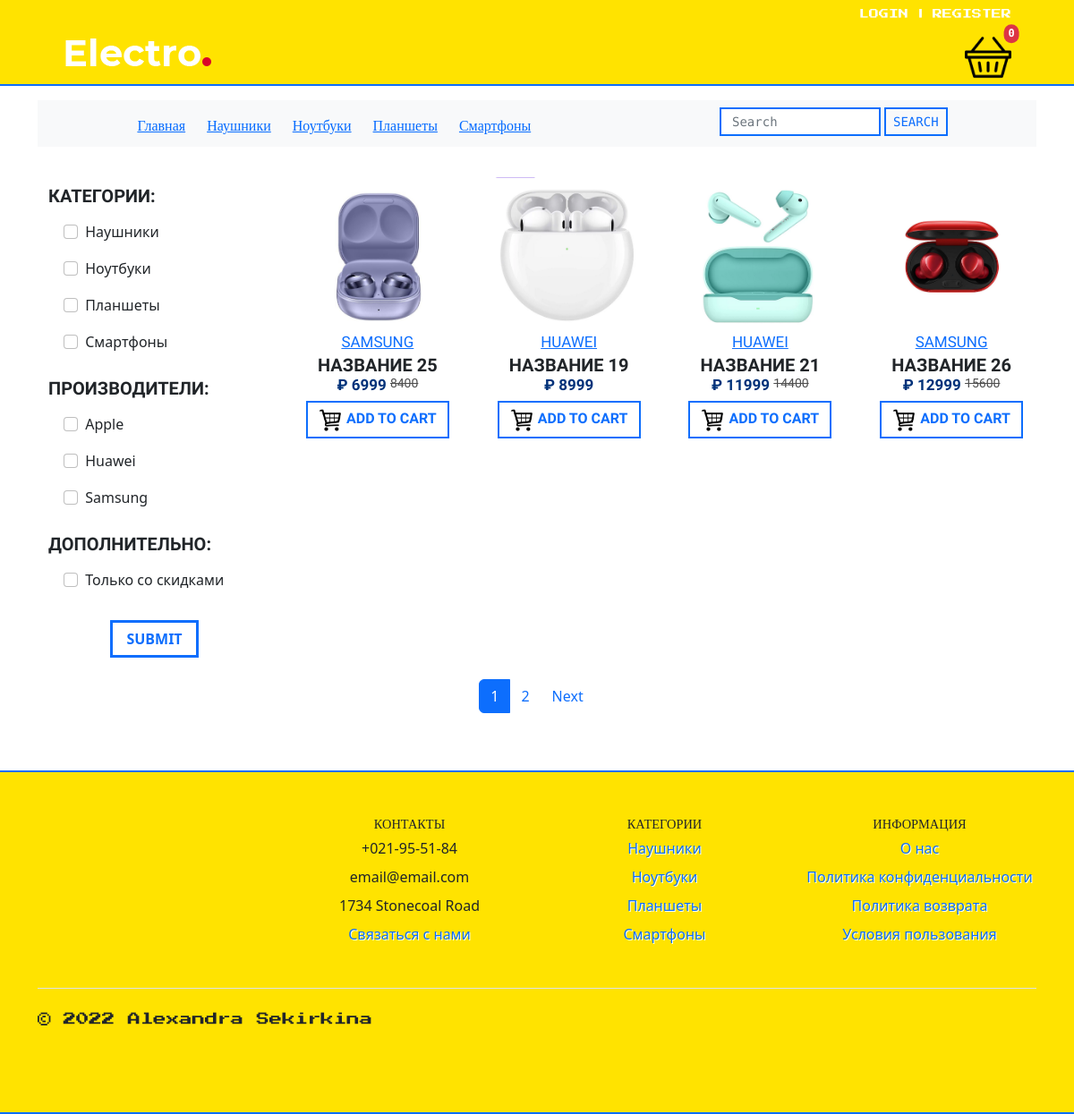
Page /store/filtered/ on the earlier database version.
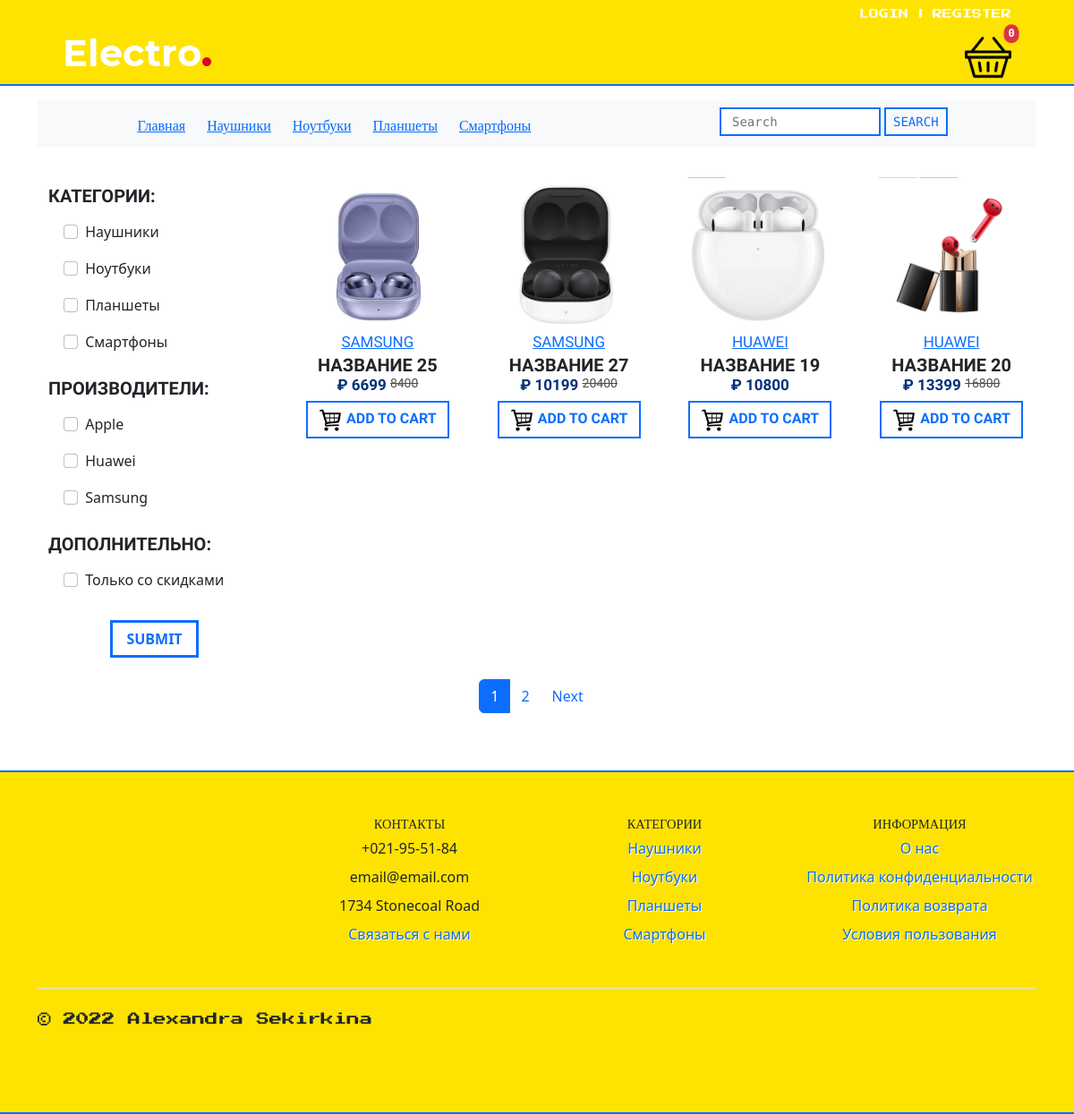
Same page on the later database version.
### store/models.py (models this page shows, shortened)
class Category(models.Model):
    name = models.CharField(max_length=100, db_index=True, verbose_name='Категория')
    slug = models.SlugField(db_index=True, unique=True)
    objects = models.Manager()
    class Meta:
        verbose_name = 'Категория(ю)'
        verbose_name_plural = 'Категории'
    def get_absolute_url(self):
        return reverse('store:bycategory', kwargs={'slug': self.slug})

class Producer(models.Model):
    name = models.CharField(max_length=100, db_index=True, verbose_name='Производитель')
    logo = models.ImageField(upload_to=get_producer_image_path, blank=True)
    slug = models.SlugField(db_index=True, unique=True)
    objects = models.Manager()
    def __str__(self):
        return self.name
    class Meta:
        verbose_name = 'Производитель(я)'
        verbose_name_plural = 'Производители'
    def get_absolute_url(self):
        return reverse_lazy('store:prdcr', kwargs={'slug': self.slug})

class Product(models.Model):
    name = models.CharField(max_length=150, verbose_name='Название')
    description = models.TextField(max_length=420, blank=True)
    characteristics = models.TextField(max_length=2000, blank=True)
    photo = models.ImageField(upload_to=get_product_image_path, verbose_name='Фото')
    price = models.IntegerField(verbose_name='Цена')
    sale = models.BooleanField(default=False)
    old_price = models.IntegerField(verbose_name='Старая цена')
    is_available = models.BooleanField(default=True, verbose_name='Наличие')
    amount = models.IntegerField(verbose_name='Количество')
    category = models.ForeignKey('Category', on_delete=models.PROTECT, verbose_name='Категория')
    producer = models.ForeignKey('Producer', on_delete=models.PROTECT, verbose_name='Производитель')
    slug = models.SlugField(db_index=True, unique=True)
    users_wishlist = models.ManyToManyField(User, related_name='user_wishlist', blank=True)
    objects = models.Manager()
    products = ProductManager()
    class Meta:
        verbose_name = 'Товар'
        verbose_name_plural = 'Товары'
        default_related_name = 'products'
        ordering = ['price']
    def get_absolute_url(self):
        return reverse('store:prod_view', kwargs={'pk': self.pk})

### store/views.py (the view)
# urls.py: path('filtered/', FilteredProducts.as_view(), name='fltrd'),
class FilteredProducts(ListView):
    model = Product
    template_name = 'store/products_list.html'
    context_object_name = "products"
    paginate_by = 4
    def get_queryset(self):
        query_to_show = Product.products.all().select_related('category', 'producer')
        req = set(self.request.GET)
        cat_slug = get_set(Category, 'slug')
        lst_cat = list(cat_slug & req)
        if lst_cat:
            query_to_show = query_to_show.filter(category__slug__in=lst_cat)
        prod_name = get_set(Producer, 'name')
        lst_prod = list(prod_name & req)
        if lst_prod:
            query_to_show = query_to_show.filter(producer__name__in=lst_prod)
        if self.request.GET.get('special'):
            query_to_show = query_to_show.filter(sale=True)
        return query_to_show
    def get_context_data(self, *, object_list=None, **kwargs):
        context = super().get_context_data(**kwargs)
        lister = list(self.request.GET)
        string = '=1&'.join(lister)
        string += '=1&'
        context['s'] = string
        context['reqs'] = lister
        if self.request.GET.get('special'):
            context['special'] = 1
        return context

### cart/cart.py (called while the page is built)
    def __len__(self):
        return sum(item['qty'] for item in self.basket.values())

### cart/context_processors.py (called while the page is built)
def basket(request):
    return {'basket': Basket(request)}

### store/models.py (called while the page is built)
    def get_queryset(self):
        return super(ProductManager, self).get_queryset().filter(is_available=True)

### store/templatetags/store_tags.py (called while the page is built)
@register.simple_tag()
def get_categories():
    return cache.get_or_set('store_categories', Category.objects.filter().annotate(cnt=Count
    ('products', filter=F('products__is_available'))).filter(cnt__gt=0))

@register.simple_tag()
def get_store_info():
    return StoreInfo.objects.get(pk=1)

@register.simple_tag()
def get_producers():
    return cache.get_or_set('store_producers', Producer.objects.filter().annotate(cnt=Count
    ('products', filter=F('products__is_available'))).filter(cnt__gt=0))

### store/views.py (called while the page is built)
def get_set(model, field):
    needed = cache.get_or_set(f'set_{model}', model.objects.filter().annotate(cnt=Count(
        'products', filter=F('products__is_available'))).filter(cnt__gt=0))
    slugs = set()
    for item in needed:
        eval(f'slugs.add(item.{field})')
    return slugs

### store/templates/store/products_list.html
{% extends 'base.html' %}
{% load static %}
{% block content %}
<div class="row">
    <div class="col-md-3">
        {% include 'store/inc/_sidebar.html' %}
    </div>
    <div class="col-md-9">
        <div class="row row-cols-1 row-cols-md-4 g-4">
            {% for item in products %}
            <div class="col">
                <div class="card h-100 PRODUCT_CARD">
                    <div>
                        <a href="{{ item.get_absolute_url }}">
                            <img src="{{ item.photo.url }}" class="card-img-top" alt="...">
                        </a>
                    </div>
                    <div class="card-body p-1 PROD_CARD">
                            <span class="card-text">
                                <a href="{{ item.producer.get_absolute_url }}">
                                    {{ item.producer }}</a></span>
                        <br>
                        <h5 class="card-title mb-0 PROD_CARD_TITLE">
                            {{ item.name }}</h5>
                        <div>
                            <h6 class="PROD_CARD_PRICE">
                                &#8381 {{ item.price }}
                                {% if item.sale %}
                                <del class="PROD_CARD_OLD_PRICE">
                                    {{ item.old_price }}
                                </del>
                                {% endif %}
                            </h6>
                        </div>
                        <div class="mb-3">
                            <button class="btn btn-outline-primary CART_BUTTON" id="add_to_cart"
                                    data-index="{{ item.id }}" value="{{ item.id }}">
                                <img src="{% static 'img/cart2.png' %}" class="card-img-top CART_IMAGE" alt="Oops...">
                                Add to cart
                            </button>
                        </div>
                    </div>
                </div>
            </div>
            {% empty %}
            <span> Try something else, please! </span>
            {% endfor %}
        </div>
    </div>
</div>
{% endblock %}

### templates/inc/_navigation.html
{% load store_tags %}
<div class="container my-6 NAV">
    <nav class="navbar navbar-expand-lg navbar-light bg-light py-6">
        <div class="row mx-auto">
            {% url 'home' as Home %}
            <a class="col {% if request.path == Home %} TEXT_YEL
            {% else %} TEXT_BLU {% endif %}" href="{% url 'home' %}">Главная</a>
            {% get_categories as categories %}
            {% for cat in categories %}
                <a class="col {% if request.path == cat.get_absolute_url %} TEXT_YEL
                {% else %} TEXT_BLU {% endif %}" href="{{ cat.get_absolute_url }}">{{ cat.name }}</a>
            {% endfor %}
        </div>
        <form class="d-flex mb-1 mx-auto" action="{% url 'store:search' %}" method="get">
            <input class="form-control me-1 SEARCH" type="text" name="search" placeholder="Search">
            <input class="btn btn-outline-primary py-0 px-2
            SEARCH_BUTTON" type="submit" value="search">
        </form>
    </nav>
</div>
<br>

### store/templates/store/inc/_sidebar.html
{% load store_tags %}
<div class="container">
    <form action="{% url 'store:fltrd' %}">
        <p class="mt-3 mb-1 SIDE_TITLE"> Категории: </p>
        {% get_categories as categories %}
        <ul class="list-group">
            {% for category in categories %}
            <li class="list-group-item SIDE_GROUP">
                <label class="form-check-label">
                    <input class="form-check-input me-1" type="checkbox" {% if category.slug in reqs %} checked {% endif %} value="1" name="{{ category.slug }}">
                    {{ category.name }}
                </label>
            </li>
            {% endfor %}
        </ul>
        <p class="mt-3 mb-1 SIDE_TITLE"> Производители: </p>
        {% get_producers as producers %}
        <ul class="list-group">
            {% for producer in producers %}
            <li class="list-group-item SIDE_GROUP">
                <label class="form-check-label">
                    <input class="form-check-input me-1" type="checkbox" {% if producer.name in reqs %} checked {% endif %} value="1" name="{{ producer.name }}">
                    {{ producer.name }}
                </label>
            </li>
            {% endfor %}
        </ul>
        <p class="mt-3 mb-1 SIDE_TITLE"> Дополнительно: </p>
        <ul class="list-group">
            <li class="list-group-item SIDE_GROUP">
                <label class="form-check-label">
                    <input class="form-check-input me-1" type="checkbox" {% if special %} checked {% endif %}name="special" value="1">
                    Только со скидками
                </label>
            </li>
        </ul>
        <br>
        <div class="d-grid col-5 mx-auto">
            <button type="submit"
                    class="btn btn-outline-primary SIDE_BUTTON">
                submit
            </button>
        </div>
    </form>
</div>

### templates/inc/_footer.html
{% load cache %}
{% cache 30 footer %}
{% load store_tags %}
{% get_store_info as store %}
{% get_categories as categories %}
<br>
<br>
<div class="FOOTER">
    <br>
    <div class="container">
        <footer class="py-4">
            <div class="row">
                <div class="col-6 col-md-3 mb-3">
                </div>
                <div class="col-6 col-md-3 mb-3">
                    <h5 class="FOOTER_TITLE">
                        Контакты </h5>
                    <ul class="nav flex-column text-center">
                        <li class="nav-item mb-2"> {{ store.phone }}</li>
                        <li class="nav-item mb-2"> {{ store.email }}</li>
                        <li class="nav-item mb-2"> {{ store.address }}</li>
                        <li class="nav-item mb-2 mx-auto FOOTER_LINKS">
                            <a href="{% url 'contact_form' %}" class="nav-link p-0">
                                Связаться с нами</a>
                        </li>
                    </ul>
                </div>
                <div class="col-6 col-md-3 mb-3">
                    <h5 class="FOOTER_TITLE">
                        Категории</h5>
                    <ul class="nav flex-column">
                        {% for cat in categories %}
                        <li class="nav-item mb-2 mx-auto FOOTER_LINKS">
                            <a href="{{ cat.get_absolute_url }}" class="nav-link p-0">
                                {{ cat.name }}</a></li>
                        {% endfor %}
                    </ul>
                </div>
                <div class="col-6 col-md-3 mb-3">
                    <h5 class="FOOTER_TITLE">
                        Информация</h5>
                    <ul class="nav flex-column">
                        <li class="nav-item mb-2 mx-auto FOOTER_LINKS">
                            <a href="{% url 'store:about' %}" class="nav-link p-0">
                                О нас</a>
                        </li>
                        <li class="nav-item mb-2 mx-auto FOOTER_LINKS">
                            <a href="{% url 'store:ppol' %}" class="nav-link p-0">
                                Политика конфиденциальности</a></li>
                        <li class="nav-item mb-2 mx-auto FOOTER_LINKS">
                            <a href="{% url 'store:ord_ret' %}" class="nav-link p-0">
                                Политика возврата</a>
                        </li>
                        <li class="nav-item mb-2 mx-auto FOOTER_LINKS">
                            <a href="{% url 'store:terms' %}" class="nav-link p-0">
                                Условия пользования</a>
                        </li>
                    </ul>
                </div>
            </div>
            <div class="d-flex flex-column flex-sm-row justify-content-between py-4 my-4 border-top">
                <p class="SIGNATURE">&copy; 2022 Alexandra Sekirkina</p>
                <ul class="list-unstyled d-flex">
                    <li class="ms-3"><a class="link-dark" href="#">
                        <svg class="bi" width="24" height="24">
                            <use xlink:href="#twitter"/>
                        </svg>
                    </a></li>
                    <li class="ms-3"><a class="link-dark" href="#">
                        <svg class="bi" width="24" height="24">
                            <use xlink:href="#instagram"/>
                        </svg>
                    </a></li>
                    <li class="ms-3"><a class="link-dark" href="#">
                        <svg class="bi" width="24" height="24">
                            <use xlink:href="#facebook"/>
                        </svg>
                    </a></li>
                </ul>
            </div>
        </footer>
    </div>
</div>
{% endcache %}

Differences in the rows shown:
no longer on this page (row edited): Product: photo (picture), producer "HUAWEI", name "НАЗВАНИЕ 21", price "11999", old_price "14400", {{ item.id }} 21 (drawn)
no longer on this page (row edited): Product: photo (picture), producer "SAMSUNG", name "НАЗВАНИЕ 26", price "12999", old_price "15600", {{ item.id }} 26 (drawn)
changed Product "НАЗВАНИЕ 25": price "6999" → "6699"
now on this page (row edited): Product: photo (picture), producer "SAMSUNG", name "НАЗВАНИЕ 27", price "10199", old_price "20400", {{ item.id }} 27 (drawn)
changed Product "НАЗВАНИЕ 19": price "8999" → "10800"
now on this page (row edited): Product: photo (picture), producer "HUAWEI", name "НАЗВАНИЕ 20", price "13399", old_price "16800", {{ item.id }} 20 (drawn)
